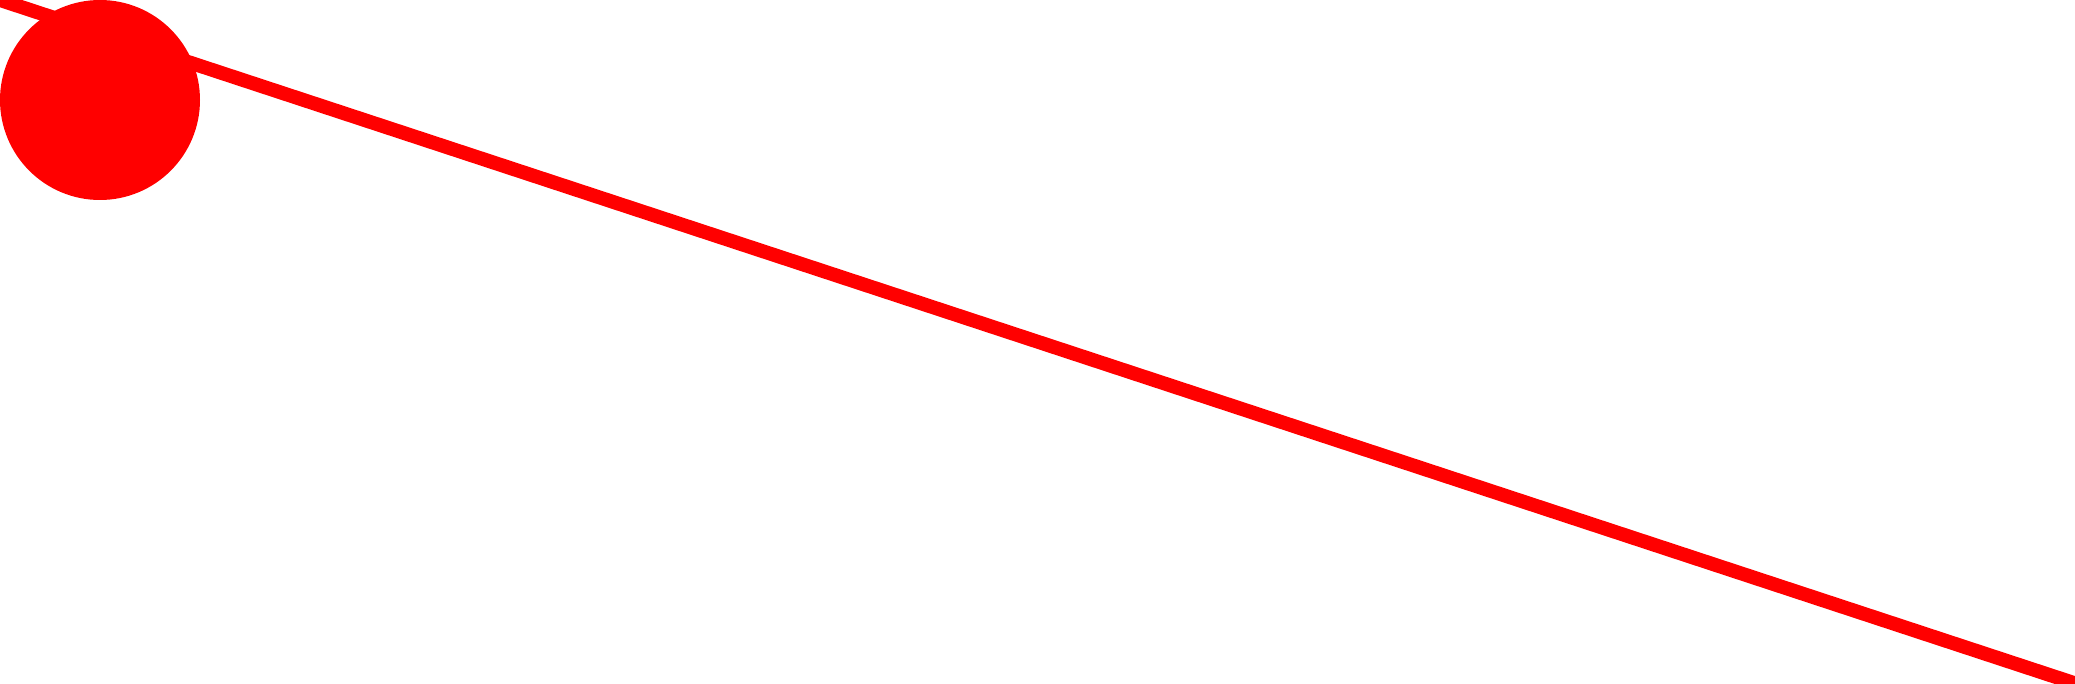

Write Python code to recreate this figure.
from __future__ import division
from math import pi
import sys
import measurement_api as measures

import cairo
if not cairo.HAS_PDF_SURFACE:
    raise SystemExit ('cairo was not compiled with PDF support')


#drafts 1/2 a full circle skirt

m = measures.create_point_measures()
width  = (m.get("hip") + m.get("ease"))/2
height = 24 + m.get("ease") + (5 * 72)

def draft_skirt(cr):
    cr.set_line_width (10)
    cr.set_source_rgb(1,0,0)
    cr.arc(72, 72, 72, 0, 2*pi)
    cr.fill()
    cr.move_to(0,0)
    cr.line_to(width, height)
    cr.stroke()


def render_pdf():
    surface = cairo.PDFSurface ("skirt_test.pdf", width, height)
    cr = cairo.Context(surface)

    cr.save()

    draft_skirt(cr)
    
    cr.restore()
    cr.show_page()
    surface.finish()


if __name__ == '__main__':

    render_pdf()

